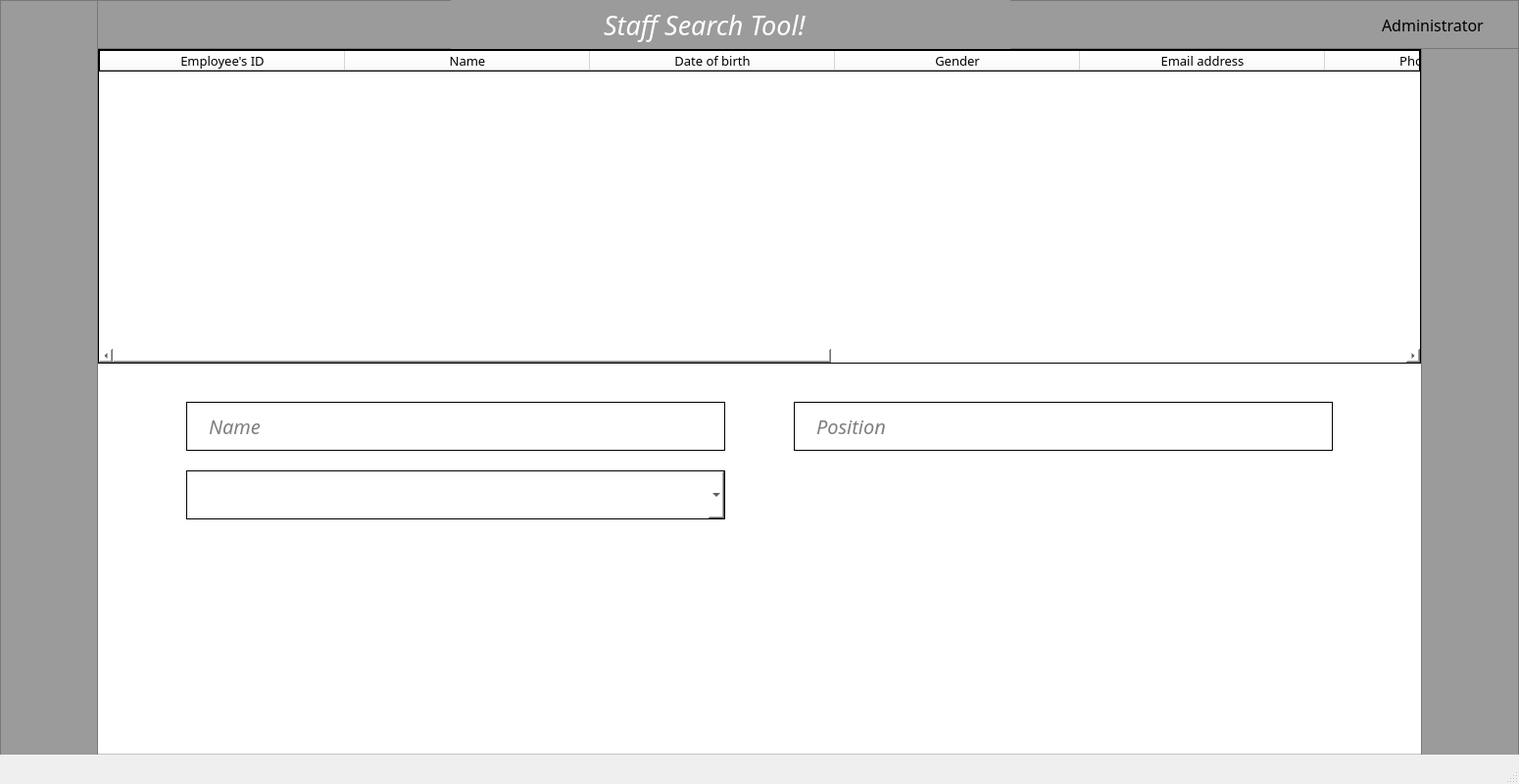
<?xml version="1.0" encoding="UTF-8"?>
<ui version="4.0">
 <class>MainWindow</class>
 <widget class="QMainWindow" name="MainWindow">
  <property name="geometry">
   <rect>
    <x>0</x>
    <y>0</y>
    <width>1550</width>
    <height>800</height>
   </rect>
  </property>
  <property name="minimumSize">
   <size>
    <width>1550</width>
    <height>800</height>
   </size>
  </property>
  <property name="windowTitle">
   <string>MainWindow</string>
  </property>
  <widget class="QWidget" name="centralwidget">
   <widget class="QFrame" name="frame">
    <property name="geometry">
     <rect>
      <x>0</x>
      <y>0</y>
      <width>1600</width>
      <height>770</height>
     </rect>
    </property>
    <property name="styleSheet">
     <string notr="true">background:#ffffff</string>
    </property>
    <property name="frameShape">
     <enum>QFrame::StyledPanel</enum>
    </property>
    <property name="frameShadow">
     <enum>QFrame::Raised</enum>
    </property>
    <widget class="QFrame" name="frame_3">
     <property name="geometry">
      <rect>
       <x>0</x>
       <y>0</y>
       <width>1550</width>
       <height>50</height>
      </rect>
     </property>
     <property name="styleSheet">
      <string notr="true">background:#9b9b9b</string>
     </property>
     <property name="frameShape">
      <enum>QFrame::StyledPanel</enum>
     </property>
     <property name="frameShadow">
      <enum>QFrame::Raised</enum>
     </property>
     <widget class="QLabel" name="label">
      <property name="geometry">
       <rect>
        <x>460</x>
        <y>0</y>
        <width>571</width>
        <height>50</height>
       </rect>
      </property>
      <property name="font">
       <font>
        <family>Formula1 Display Bold</family>
        <pointsize>20</pointsize>
        <weight>50</weight>
        <italic>true</italic>
        <bold>false</bold>
        <underline>false</underline>
       </font>
      </property>
      <property name="contextMenuPolicy">
       <enum>Qt::NoContextMenu</enum>
      </property>
      <property name="layoutDirection">
       <enum>Qt::LeftToRight</enum>
      </property>
      <property name="styleSheet">
       <string notr="true">padding-left:150px;
color:#ffffff</string>
      </property>
      <property name="text">
       <string>Staff Search Tool!</string>
      </property>
     </widget>
     <widget class="QLabel" name="label_2">
      <property name="geometry">
       <rect>
        <x>10</x>
        <y>10</y>
        <width>80</width>
        <height>80</height>
       </rect>
      </property>
      <property name="text">
       <string/>
      </property>
      <property name="pixmap">
       <pixmap>../Downloads/Thiết_kế_chưa_có_tên__2_-removebg-preview.png</pixmap>
      </property>
      <property name="scaledContents">
       <bool>true</bool>
      </property>
     </widget>
     <widget class="QLabel" name="label_8">
      <property name="geometry">
       <rect>
        <x>1350</x>
        <y>5</y>
        <width>40</width>
        <height>40</height>
       </rect>
      </property>
      <property name="text">
       <string/>
      </property>
      <property name="pixmap">
       <pixmap>../Users/Hello/Downloads/UICON/img/365557112_256733483966404_2319603164221613727_n-fotor-20230814142752.png</pixmap>
      </property>
      <property name="scaledContents">
       <bool>true</bool>
      </property>
     </widget>
     <widget class="QLabel" name="name">
      <property name="geometry">
       <rect>
        <x>1410</x>
        <y>10</y>
        <width>131</width>
        <height>31</height>
       </rect>
      </property>
      <property name="font">
       <font>
        <family>Segoe UI Semilight</family>
        <pointsize>12</pointsize>
       </font>
      </property>
      <property name="text">
       <string>Administrator</string>
      </property>
     </widget>
    </widget>
    <widget class="QFrame" name="frame_4">
     <property name="geometry">
      <rect>
       <x>0</x>
       <y>0</y>
       <width>100</width>
       <height>800</height>
      </rect>
     </property>
     <property name="styleSheet">
      <string notr="true">background:#9b9b9b</string>
     </property>
     <property name="frameShape">
      <enum>QFrame::StyledPanel</enum>
     </property>
     <property name="frameShadow">
      <enum>QFrame::Raised</enum>
     </property>
     <widget class="QLabel" name="label_3">
      <property name="geometry">
       <rect>
        <x>20</x>
        <y>20</y>
        <width>60</width>
        <height>60</height>
       </rect>
      </property>
      <property name="styleSheet">
       <string notr="true"/>
      </property>
      <property name="text">
       <string/>
      </property>
      <property name="pixmap">
       <pixmap>../Users/Hello/Downloads/Thiết kế chưa có tên (1).png</pixmap>
      </property>
      <property name="scaledContents">
       <bool>true</bool>
      </property>
     </widget>
     <widget class="QLabel" name="label_7">
      <property name="geometry">
       <rect>
        <x>23</x>
        <y>180</y>
        <width>55</width>
        <height>55</height>
       </rect>
      </property>
      <property name="text">
       <string/>
      </property>
      <property name="pixmap">
       <pixmap>../Users/Hello/Downloads/contact (1).png</pixmap>
      </property>
      <property name="scaledContents">
       <bool>true</bool>
      </property>
     </widget>
     <widget class="QLabel" name="calc">
      <property name="geometry">
       <rect>
        <x>20</x>
        <y>180</y>
        <width>60</width>
        <height>60</height>
       </rect>
      </property>
      <property name="text">
       <string/>
      </property>
      <property name="pixmap">
       <pixmap>../Users/Hello/Downloads/UICON/accounting.png</pixmap>
      </property>
      <property name="scaledContents">
       <bool>true</bool>
      </property>
     </widget>
     <widget class="QLabel" name="insert">
      <property name="geometry">
       <rect>
        <x>20</x>
        <y>260</y>
        <width>60</width>
        <height>60</height>
       </rect>
      </property>
      <property name="text">
       <string/>
      </property>
      <property name="pixmap">
       <pixmap>../Users/Hello/Downloads/UICON/add-user.png</pixmap>
      </property>
      <property name="scaledContents">
       <bool>true</bool>
      </property>
     </widget>
     <widget class="QLabel" name="home">
      <property name="geometry">
       <rect>
        <x>20</x>
        <y>100</y>
        <width>60</width>
        <height>60</height>
       </rect>
      </property>
      <property name="text">
       <string/>
      </property>
      <property name="pixmap">
       <pixmap>../Users/Hello/Downloads/UICON/customer (1).png</pixmap>
      </property>
      <property name="scaledContents">
       <bool>true</bool>
      </property>
     </widget>
     <widget class="QLabel" name="search">
      <property name="geometry">
       <rect>
        <x>20</x>
        <y>340</y>
        <width>60</width>
        <height>60</height>
       </rect>
      </property>
      <property name="text">
       <string/>
      </property>
      <property name="pixmap">
       <pixmap>../Users/Hello/Downloads/search.png</pixmap>
      </property>
      <property name="scaledContents">
       <bool>true</bool>
      </property>
     </widget>
    </widget>
    <widget class="QTableWidget" name="tableWidget">
     <property name="geometry">
      <rect>
       <x>100</x>
       <y>50</y>
       <width>1350</width>
       <height>321</height>
      </rect>
     </property>
     <property name="font">
      <font>
       <family>Segoe UI Semilight</family>
       <pointsize>11</pointsize>
      </font>
     </property>
     <property name="styleSheet">
      <string notr="true">border:1px solid black</string>
     </property>
     <attribute name="horizontalHeaderCascadingSectionResizes">
      <bool>false</bool>
     </attribute>
     <attribute name="horizontalHeaderMinimumSectionSize">
      <number>20</number>
     </attribute>
     <attribute name="horizontalHeaderDefaultSectionSize">
      <number>250</number>
     </attribute>
     <attribute name="verticalHeaderMinimumSectionSize">
      <number>20</number>
     </attribute>
     <attribute name="verticalHeaderDefaultSectionSize">
      <number>40</number>
     </attribute>
     <attribute name="verticalHeaderHighlightSections">
      <bool>true</bool>
     </attribute>
     <attribute name="verticalHeaderShowSortIndicator" stdset="0">
      <bool>false</bool>
     </attribute>
     <column>
      <property name="text">
       <string>Employee's ID</string>
      </property>
      <property name="font">
       <font>
        <family>Segoe UI Semibold</family>
        <pointsize>10</pointsize>
       </font>
      </property>
     </column>
     <column>
      <property name="text">
       <string>Name</string>
      </property>
      <property name="font">
       <font>
        <family>Segoe UI Semibold</family>
        <pointsize>10</pointsize>
       </font>
      </property>
     </column>
     <column>
      <property name="text">
       <string>Date of birth</string>
      </property>
      <property name="font">
       <font>
        <family>Segoe UI Semibold</family>
        <pointsize>10</pointsize>
       </font>
      </property>
     </column>
     <column>
      <property name="text">
       <string>Gender</string>
      </property>
      <property name="font">
       <font>
        <family>Segoe UI Semibold</family>
        <pointsize>10</pointsize>
       </font>
      </property>
     </column>
     <column>
      <property name="text">
       <string>Email address</string>
      </property>
      <property name="font">
       <font>
        <family>Segoe UI Semibold</family>
        <pointsize>10</pointsize>
       </font>
      </property>
     </column>
     <column>
      <property name="text">
       <string>Phone numbers</string>
      </property>
      <property name="font">
       <font>
        <family>Segoe UI Semibold</family>
        <pointsize>10</pointsize>
       </font>
      </property>
     </column>
     <column>
      <property name="text">
       <string>Position</string>
      </property>
      <property name="font">
       <font>
        <family>Segoe UI Semibold</family>
        <pointsize>10</pointsize>
       </font>
      </property>
     </column>
     <column>
      <property name="text">
       <string>Basic salary</string>
      </property>
      <property name="font">
       <font>
        <family>Segoe UI Semibold</family>
        <pointsize>10</pointsize>
       </font>
      </property>
     </column>
     <column>
      <property name="text">
       <string>Bank account numbers</string>
      </property>
      <property name="font">
       <font>
        <family>Segoe UI Semibold</family>
        <pointsize>10</pointsize>
       </font>
      </property>
     </column>
    </widget>
    <widget class="QFrame" name="frame_2">
     <property name="geometry">
      <rect>
       <x>1450</x>
       <y>0</y>
       <width>100</width>
       <height>800</height>
      </rect>
     </property>
     <property name="styleSheet">
      <string notr="true">background:#9b9b9b</string>
     </property>
     <property name="frameShape">
      <enum>QFrame::StyledPanel</enum>
     </property>
     <property name="frameShadow">
      <enum>QFrame::Raised</enum>
     </property>
    </widget>
    <widget class="QLineEdit" name="Name">
     <property name="geometry">
      <rect>
       <x>190</x>
       <y>410</y>
       <width>550</width>
       <height>50</height>
      </rect>
     </property>
     <property name="font">
      <font>
       <family>Segoe UI Semilight</family>
       <pointsize>15</pointsize>
       <italic>true</italic>
      </font>
     </property>
     <property name="styleSheet">
      <string notr="true">background:#FFFFFF;
border:1px solid black;
padding-left:20px;


</string>
     </property>
     <property name="text">
      <string/>
     </property>
     <property name="placeholderText">
      <string>Name</string>
     </property>
    </widget>
    <widget class="QPushButton" name="Add_2">
     <property name="geometry">
      <rect>
       <x>605</x>
       <y>780</y>
       <width>350</width>
       <height>50</height>
      </rect>
     </property>
     <property name="font">
      <font>
       <family>Segoe UI Semilight</family>
       <pointsize>19</pointsize>
       <italic>true</italic>
       <kerning>false</kerning>
      </font>
     </property>
     <property name="styleSheet">
      <string notr="true">background:#ffffff;
border:1px solid black;
border-radius:20px</string>
     </property>
     <property name="text">
      <string>Add</string>
     </property>
    </widget>
    <widget class="QLineEdit" name="Pos">
     <property name="geometry">
      <rect>
       <x>810</x>
       <y>410</y>
       <width>550</width>
       <height>50</height>
      </rect>
     </property>
     <property name="font">
      <font>
       <family>Segoe UI Semilight</family>
       <pointsize>15</pointsize>
       <italic>true</italic>
      </font>
     </property>
     <property name="styleSheet">
      <string notr="true">background:#FFFFFF;
border:1px solid black;
padding-left:20px

</string>
     </property>
     <property name="text">
      <string/>
     </property>
     <property name="placeholderText">
      <string>Position</string>
     </property>
    </widget>
    <widget class="QComboBox" name="Gender">
     <property name="geometry">
      <rect>
       <x>190</x>
       <y>480</y>
       <width>550</width>
       <height>50</height>
      </rect>
     </property>
     <property name="font">
      <font>
       <family>Segoe UI Semilight</family>
       <pointsize>15</pointsize>
       <italic>false</italic>
       <underline>false</underline>
      </font>
     </property>
     <property name="styleSheet">
      <string notr="true">background:#FFFFFF;
padding-left:20px;
border: 1px solid black

</string>
     </property>
     <item>
      <property name="text">
       <string/>
      </property>
     </item>
     <item>
      <property name="text">
       <string>Nam</string>
      </property>
     </item>
     <item>
      <property name="text">
       <string>Nữ</string>
      </property>
     </item>
    </widget>
    <zorder>frame_2</zorder>
    <zorder>frame_3</zorder>
    <zorder>frame_4</zorder>
    <zorder>tableWidget</zorder>
    <zorder>Name</zorder>
    <zorder>Add_2</zorder>
    <zorder>Pos</zorder>
    <zorder>Gender</zorder>
   </widget>
  </widget>
  <widget class="QMenuBar" name="menubar">
   <property name="geometry">
    <rect>
     <x>0</x>
     <y>0</y>
     <width>1550</width>
     <height>26</height>
    </rect>
   </property>
  </widget>
  <widget class="QStatusBar" name="statusbar"/>
 </widget>
 <tabstops>
  <tabstop>tableWidget</tabstop>
 </tabstops>
 <resources/>
 <connections/>
</ui>
